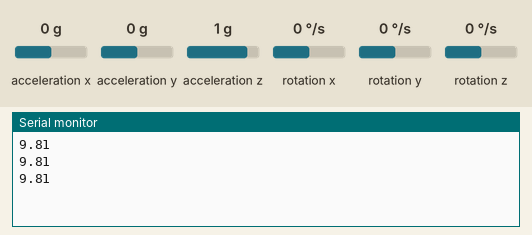
A sketch run on a simulated Arduino Uno, built with avr-gcc and run on an emulated ATmega328P. Shown: the last lines printed to the serial monitor. The test bench sets the inputs (shaded band); at power-on: acceleration x 0 g, acceleration y 0 g, acceleration z 1 g, rotation x 0 °/s, rotation y 0 °/s, rotation z 0 °/s.

Above: at 1.3 s.
1.4 s: acceleration x set to -1.4 g
At 1.9 s:
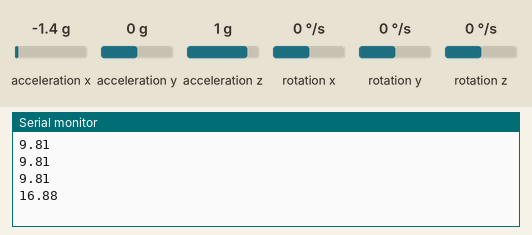
2.9 s: acceleration y set to -1.4 g
At 3.4 s:
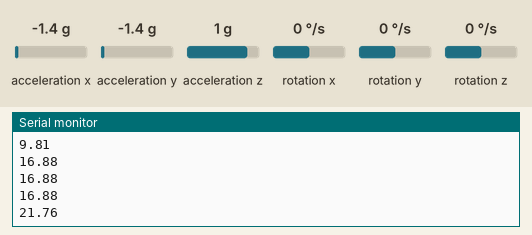
4.4 s: acceleration z set to -1.4 g
At 4.9 s:
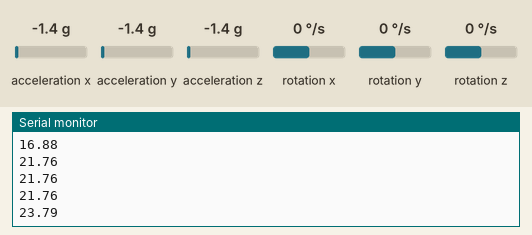
Timing chart, 0 to 7.4 s (numbered marks = the images above; inputs shaded):
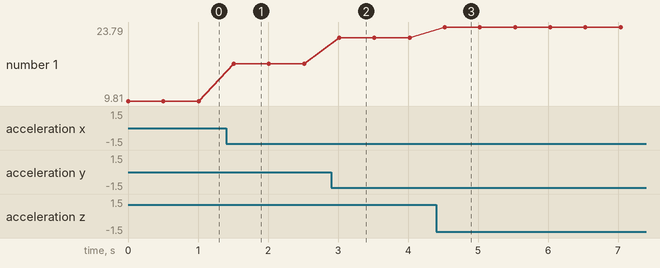

The sketch:

MPU6050_Demonstration.ino
```cpp
#include <Wire.h>
#include <MPU6050.h>

MPU6050 mpu;

void setup() {
    Serial.begin(9600);
    Wire.begin();
    mpu.initialize();
}

void loop() {
    int16_t ax, ay, az;
    mpu.getAcceleration(&ax, &ay, &az);

    float Ax = ax / 16384.0 * 9.81;
    float Ay = ay / 16384.0 * 9.81;
    float Az = az / 16384.0 * 9.81;

    float A_total = sqrt(Ax * Ax + Ay * Ay + Az * Az);

    Serial.println(A_total); // Monitor acceleration magnitude

    delay(500);
}
```

Measured:
- after the input at 1.4 s, the serial monitor: prints a new line after 0.11 s (image 1)
- after the input at 2.9 s, the serial monitor: prints a new line after 0.12 s (image 2)
- after the input at 4.4 s, the serial monitor: prints a new line after 0.12 s (image 3)
- plotted number 1: 9.81 → 16.88 after the input at 1.4 s, 16.88 → 21.76 after the input at 2.9 s, 21.76 → 23.79 after the input at 4.4 s
